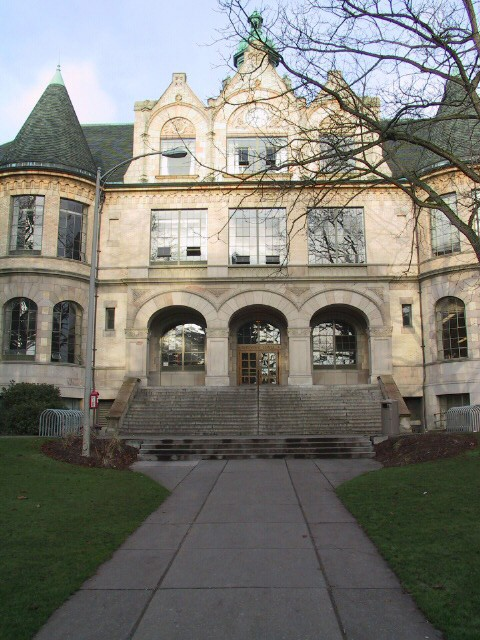
#> input picture data/denny/denny00.jpg, 480 x 640 px
$ python feature.py ../data/denny/denny00.jpg ../data/denny/denny01.jpg   (older library calls are emulated)
#> lines starting #> are read from the running program, lines starting #| are printed output that depends on the picture
#> further down, img1 is the input picture: shape (640, 480, 3); mean B, G, R 115.9, 123.2, 124.3
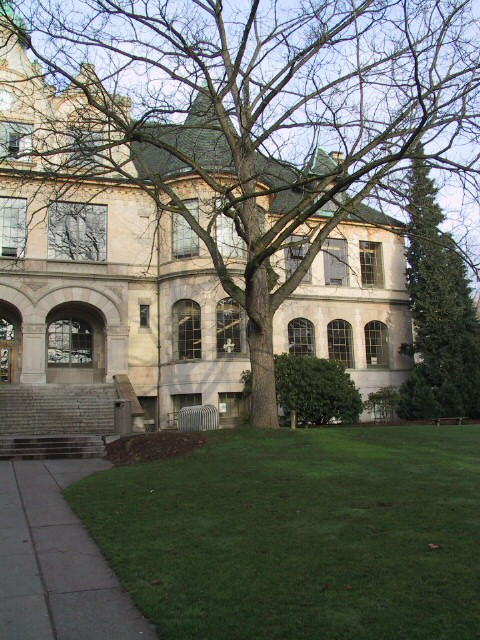
#> input picture data/denny/denny01.jpg, 480 x 640 px
#> further down, img2 is the input picture: shape (640, 480, 3); mean B, G, R 101, 109.4, 107.1
import argparse
import numpy as np
import cv2
import matplotlib.pyplot as plt
from tqdm import tqdm

# some predefined window size
GAUSSIAN = 3
GRADIENT = 3
NON_MAXIMUM = 5
FEATURE_SPACE = 4
HARRIS_K = 0.02
# distance ratio that impacting the number of matching keypoints
MATCHING_RATIO = 0.6

def feature_detect(img):
    img_gray = img
    if img.ndim == 3:
        img_gray = cv2.cvtColor(img, cv2.COLOR_BGR2GRAY)

    Ix = cv2.Sobel(img_gray, cv2.CV_32F, 1, 0)
    Iy = cv2.Sobel(img_gray, cv2.CV_32F, 0, 1)
    _, ang = cv2.cartToPolar(Ix, Iy, angleInDegrees=True)
    ang = (ang / 45).astype(int)

    Sxx = cv2.GaussianBlur(src=Ix*Ix, ksize=(GAUSSIAN, GAUSSIAN), sigmaX=0)
    Sxy = cv2.GaussianBlur(src=Ix*Iy, ksize=(GAUSSIAN, GAUSSIAN), sigmaX=0)
    Syy = cv2.GaussianBlur(src=Iy*Iy, ksize=(GAUSSIAN, GAUSSIAN), sigmaX=0)

    M = np.array([[Sxx, Sxy], [Sxy, Syy]])
    det = M[0, 0] * M[1, 1] - M[0, 1] * M[1, 0]
    trace = M[0, 0] + M[1, 1]

    R = det - HARRIS_K * trace ** 2
    threshold = sorted(R.flatten(), reverse =True)[int(R.flatten().shape[0] / 8)]
#> threshold = 58269932
    R[R < threshold] = 0
    R = cv2.copyMakeBorder(R, NON_MAXIMUM, NON_MAXIMUM, NON_MAXIMUM, NON_MAXIMUM, cv2.BORDER_REFLECT)
#> R: shape (650, 490) float32

    for i in tqdm(range(NON_MAXIMUM, R.shape[0]-NON_MAXIMUM)):
        for j in range(NON_MAXIMUM, R.shape[1]-NON_MAXIMUM):
            window = R[i-NON_MAXIMUM:i+NON_MAXIMUM+1, j-NON_MAXIMUM:j+NON_MAXIMUM+1]
            maximum = np.max(window)
            window[window < maximum] = 0
            R[i-NON_MAXIMUM:i+NON_MAXIMUM+1, j-NON_MAXIMUM:j+NON_MAXIMUM+1] = window
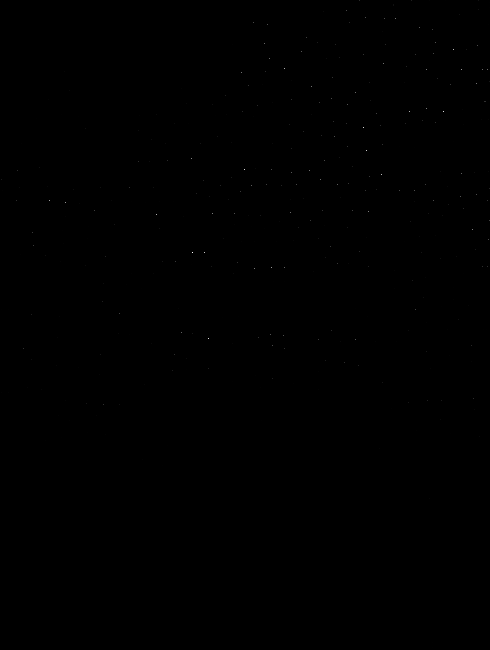
#> R: shape (650, 490) float32; min 0, max 2.46e+10, mean 4234825; drawn with min black and max white

    R = R[NON_MAXIMUM:-NON_MAXIMUM, NON_MAXIMUM:-NON_MAXIMUM]
#> R: shape (640, 480) float32
    keypoints = np.argwhere(R>0)
#> keypoints = 388 pairs, first value 0 to 637, second value 2 to 479

    mag_ext = cv2.copyMakeBorder((Ix**2+Iy**2)**(1/2), FEATURE_SPACE, FEATURE_SPACE, FEATURE_SPACE, FEATURE_SPACE, cv2.BORDER_REFLECT)
    ang_ext = cv2.copyMakeBorder(ang, FEATURE_SPACE, FEATURE_SPACE, FEATURE_SPACE, FEATURE_SPACE, cv2.BORDER_REFLECT)
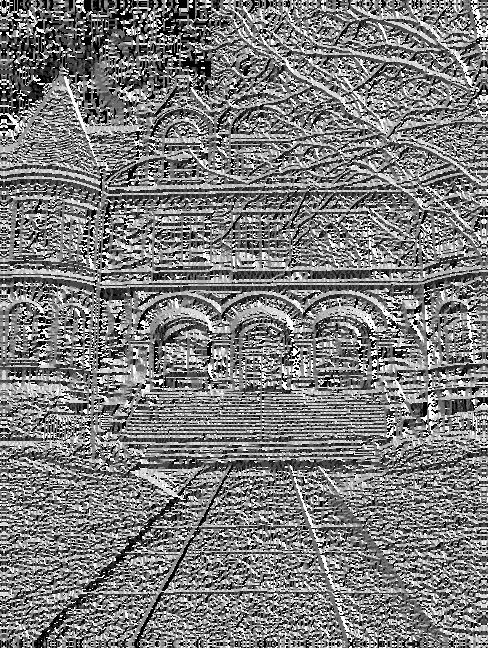
#> ang_ext: shape (648, 488) int32; min 0, max 7, mean 3.42; drawn with min black and max white
    features = np.zeros((keypoints.shape[0], 32))
    for idx, p in enumerate(keypoints):
        newx, newy = p[0] + FEATURE_SPACE, p[1] + FEATURE_SPACE
        LU = np.bincount(ang_ext[newx-FEATURE_SPACE:newx, newy-FEATURE_SPACE:newy].flatten(), weights=mag_ext[newx-FEATURE_SPACE:newx, newy-FEATURE_SPACE:newy].flatten(), minlength=8)
        RU = np.bincount(ang_ext[newx+1:newx+FEATURE_SPACE+1, newy-FEATURE_SPACE:newy].flatten(), weights=mag_ext[newx+1:newx+FEATURE_SPACE+1, newy-FEATURE_SPACE:newy].flatten(), minlength=8)
        LD = np.bincount(ang_ext[newx-FEATURE_SPACE:newx, newy+1:newy+FEATURE_SPACE+1].flatten(), weights=mag_ext[newx-FEATURE_SPACE:newx, newy+1:newy+FEATURE_SPACE+1].flatten(), minlength=8)
        RD = np.bincount(ang_ext[newx+1:newx+FEATURE_SPACE+1, newy+1:newy+FEATURE_SPACE+1].flatten(), weights=mag_ext[newx+1:newx+FEATURE_SPACE+1, newy+1:newy+FEATURE_SPACE+1].flatten(), minlength=8)
        feat_vec = np.concatenate((LU, RU, LD, RD))
        normalized_feat_vec = feat_vec / np.linalg.norm(feat_vec)
        features[idx] = normalized_feat_vec
#> this loop made 388 passes
#> (p, newx, newy, LU, RU, LD, RD) on passes 1 to 3: ([0, 388], 4, 392, [4, 0, 213.5, 38.23, 242, 19.85, 232.9, 13.04], [0, 0, 213.5, 104.6, 29.15, 19.85, 267.3, 64.03], [2628.4, 0, 0, 2184.4, 200, 0, 82.87, 810.8], [1786.4, 0, 0, 2937.2, 0, 0, 82.87, 1564.9]), ([4, 473], 8, 477, [1060.5, 0, 0, 0, 8, 0, 0, 2670.1], [215.4, 0, 0, 0, 21.95, 0, 71.06, 2629.5], [228.9, 840, 362.8, 0, 606.6, 491.9, 249.6, 0], [0, 13.46, 47.03, 209.9, 146.1, 30.64, 28.8, 414.9]), ([5, 341], 9, 345, [44.65, 0, 1658.4, 461.9, 0, 546.5, 218.4, 39.12], [133.9, 660.4, 1797.1, 0, 0, 134.8, 1019.7, 446.3], [924.1, 1436.4, 746.9, 603.2, 2192.8, 0, 0, 324], [0, 0, 0, 1636, 757.1, 0, 2286.9, 916])
    # [7 lines of commented-out code are left out]

    return keypoints, features

def feature_match(img1, img2):
    keypoints1, feat1 = feature_detect(img1)
#> keypoints1 has the same summary as keypoints in feature_detect
    keypoints2, feat2 = feature_detect(img2)
#> in feature_detect (call 2), `threshold = sorted(R.flatten(), reverse =True)[int(R.flatten().shape[0..`: threshold = 206110960
#> after the loop in feature_detect (call 2), `for i in tqdm(range(NON_MAXIMUM, R.shape[0]-NON_MAXIMUM)):`:
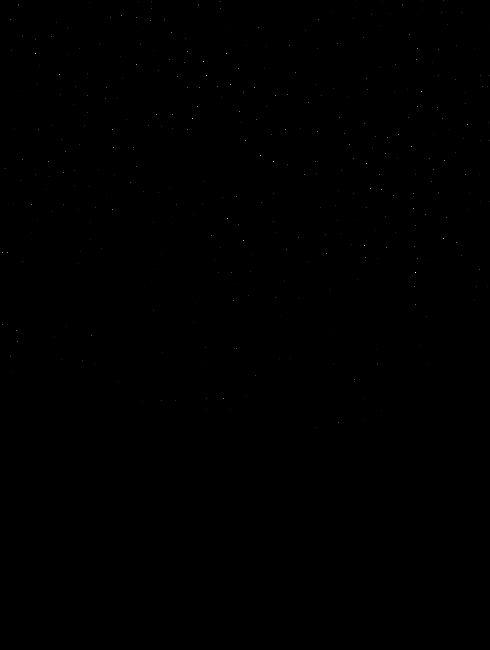
#> R: shape (650, 490) float32; min 0, max 2.45e+10, mean 6919729; drawn with min black and max white
#> in feature_detect (call 2), `keypoints = np.argwhere(R>0)`: keypoints = 422 pairs, first value 0 to 632, second value 0 to 477
#> in feature_detect (call 2), `ang_ext = cv2.copyMakeBorder(ang, FEATURE_SPACE, FEATURE_SPACE, FEATUR..`:
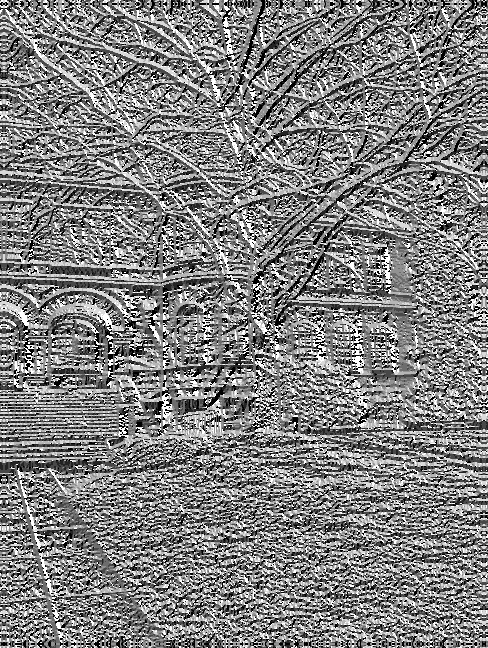
#> ang_ext: shape (648, 488) int32; min 0, max 7, mean 3.53; drawn with min black and max white
#> the loop in feature_detect (call 2), `for idx, p in enumerate(keypoints):` made 422 passes
#> (p, newx, newy, LU, RU, LD, RD) on passes 1 to 3: ([0, 13], 4, 17, [548, 457, 1740.8, 77.52, 138, 0, 0, 275.9], [183.6, 725.7, 1740.8, 77.52, 75.02, 0, 150, 275.9], [415.6, 392.6, 0, 0, 198, 422.8, 618.7, 1099.8], [415, 392.6, 420.9, 0, 0, 422.8, 1377, 1099.8]), ([0, 193], 4, 197, [135.9, 58.03, 279.4, 770.7, 963.3, 192.1, 129.9, 0], [155, 58.03, 317.9, 770.7, 165.9, 192.1, 129.9, 103], [242, 0, 3777.4, 72.73, 20, 0, 206.3, 0], [0, 0, 4557.5, 72.73, 103.4, 0, 206.3, 0]), ([0, 397], 4, 401, [66.79, 0, 203, 0, 226.7, 3516.6, 0, 0], [40.79, 1291.6, 203, 0, 220.2, 3516.6, 0, 0], [2460.2, 1497.3, 73.88, 683.9, 562, 406.8, 0, 0], [1926.2, 1711, 73.88, 1128.9, 0, 406.8, 136, 142.6])
    coordinate = []
    for i, f in enumerate(feat1):
        min_val = np.partition(np.linalg.norm(feat2 - f, axis=1), 0)[0]
        min_arg = np.argpartition(np.linalg.norm(feat2 - f, axis=1), 0)[0]
        sec_min_val = np.partition(np.linalg.norm(feat2 - f, axis=1), 1)[1]
        sec_min_arg = np.argpartition(np.linalg.norm(feat2 - f, axis=1), 1)[1]
        if min_val / sec_min_val < MATCHING_RATIO:
            coordinate.append([keypoints1[i][0], keypoints1[i][1], keypoints2[min_arg][0], keypoints2[min_arg][1]])
    print("got {} matches".format(len(coordinate)))
#| got 26 matches

    return np.array(coordinate)

def draw_matches(img1, img2, coordinate):
    width = img1.shape[1] + img2.shape[1]
    height = max(img1.shape[0], img2.shape[0])
    coordinate[:, 3] += img1.shape[1]
    img_concat = np.zeros((height, width, 3), dtype=np.uint8)
    img_concat[0:img1.shape[0], 0:img2.shape[1], :] = img1
    img_concat[0:img2.shape[0], img1.shape[1]:, :] = img2
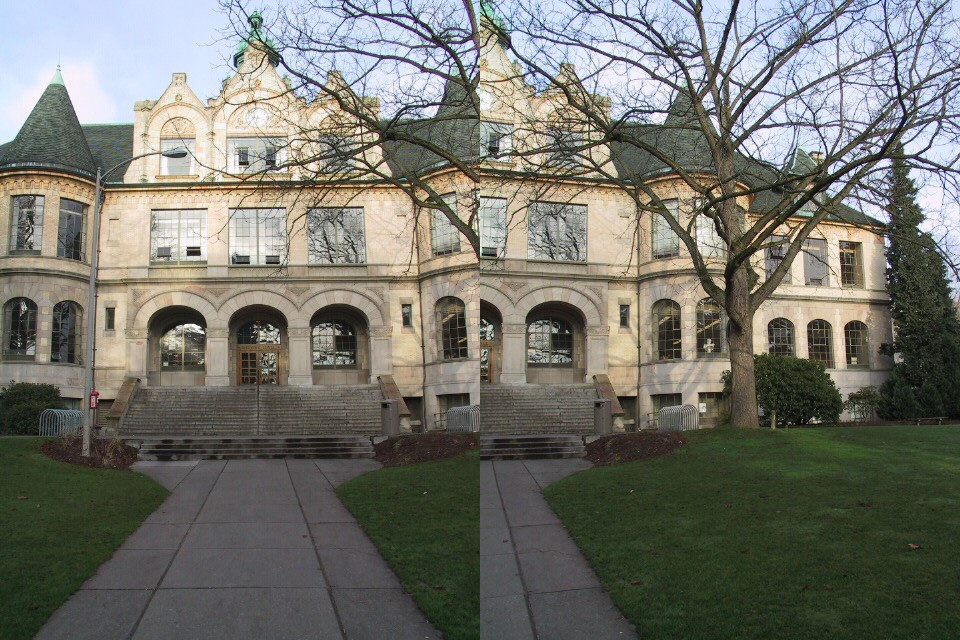
#> img_concat: shape (640, 960, 3); mean B, G, R 108.5, 116.3, 115.7

    figure, axes = plt.subplots()
    plt.imshow(img_concat)
    for x1, y1, x2, y2 in coordinate:
        circle1 = plt.Circle((y1, x1), 2)
        axes.add_artist(circle1)
        circle2 = plt.Circle((y2, x2), 2)
        axes.add_artist(circle2)
        plt.plot([y1, y2], [x1, x2], marker='o')
#> this loop made 26 passes
#> (x1, y1, x2, y2) on passes 1 to 12: (38, 259, 14, 485), (64, 421, 71, 652), (125, 133, 393, 681), (153, 186, 281, 951), (182, 124, 153, 904), (206, 363, 204, 587), (222, 293, 214, 512), (235, 288, 227, 506), (244, 470, 255, 690), (261, 363, 259, 584), (265, 389, 265, 609), (268, 228, 262, 527)
    plt.show()
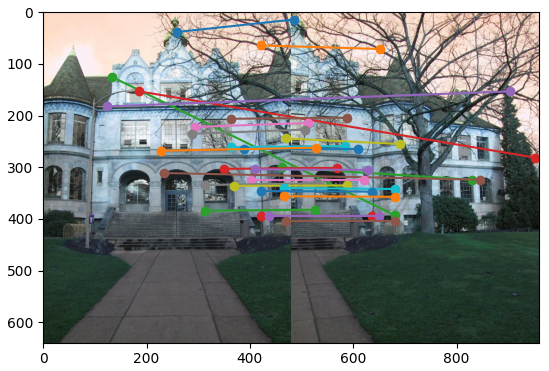
#> figure drawn by matplotlib, 1 panel; B, G, R data is drawn as R, G, B

if __name__ == '__main__':
    parser = argparse.ArgumentParser()
    parser.add_argument('img1', type=str)
    parser.add_argument('img2', type=str)
    args = parser.parse_args()

    img1 = cv2.imread(args.img1)
    img2 = cv2.imread(args.img2)

    coordinate = feature_match(img1, img2)
    draw_matches(img1, img2, coordinate)
